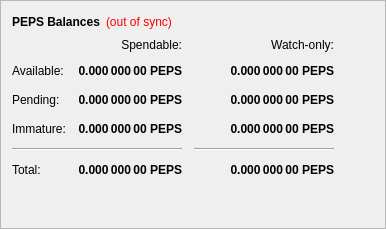
        <widget class="QFrame" name="frame">
         <property name="frameShape">
          <enum>QFrame::StyledPanel</enum>
         </property>
         <property name="frameShadow">
          <enum>QFrame::Raised</enum>
         </property>
         <layout class="QVBoxLayout" name="verticalLayout_4">
          <item>
           <layout class="QHBoxLayout" name="horizontalLayout_4">
            <item>
             <widget class="QLabel" name="label_5">
              <property name="font">
               <font>
                <weight>75</weight>
                <bold>true</bold>
               </font>
              </property>
              <property name="text">
               <string>PEPS Balances</string>
              </property>
             </widget>
            </item>
            <item>
             <widget class="QLabel" name="labelWalletStatus">
              <property name="cursor">
               <cursorShape>WhatsThisCursor</cursorShape>
              </property>
              <property name="toolTip">
               <string>The displayed information may be out of date. Your wallet automatically synchronizes with the Peps network after a connection is established, but this process has not completed yet.</string>
              </property>
              <property name="styleSheet">
               <string notr="true">QLabel { color: red; }</string>
              </property>
              <property name="text">
               <string notr="true">(out of sync)</string>
              </property>
              <property name="alignment">
               <set>Qt::AlignLeading|Qt::AlignLeft|Qt::AlignVCenter</set>
              </property>
             </widget>
            </item>
            <item>
             <spacer name="horizontalSpacer_3">
              <property name="orientation">
               <enum>Qt::Horizontal</enum>
              </property>
              <property name="sizeHint" stdset="0">
               <size>
                <width>40</width>
                <height>20</height>
               </size>
              </property>
             </spacer>
            </item>
           </layout>
          </item>
          <item>
           <layout class="QGridLayout" name="gridLayout">
            <property name="spacing">
             <number>12</number>
            </property>
            <item row="2" column="2">
             <widget class="QLabel" name="labelWatchPending">
              <property name="font">
               <font>
                <weight>75</weight>
                <bold>true</bold>
               </font>
              </property>
              <property name="cursor">
               <cursorShape>IBeamCursor</cursorShape>
              </property>
              <property name="toolTip">
               <string>Unconfirmed transactions to watch-only addresses</string>
              </property>
              <property name="text">
               <string notr="true">0.000 000 00 PEPS</string>
              </property>
              <property name="alignment">
               <set>Qt::AlignRight|Qt::AlignTrailing|Qt::AlignVCenter</set>
              </property>
              <property name="textInteractionFlags">
               <set>Qt::LinksAccessibleByMouse|Qt::TextSelectableByKeyboard|Qt::TextSelectableByMouse</set>
              </property>
             </widget>
            </item>
            <item row="2" column="1">
             <widget class="QLabel" name="labelUnconfirmed">
              <property name="font">
               <font>
                <weight>75</weight>
                <bold>true</bold>
               </font>
              </property>
              <property name="cursor">
               <cursorShape>IBeamCursor</cursorShape>
              </property>
              <property name="toolTip">
               <string>Total of transactions that have yet to be confirmed, and do not yet count toward the spendable balance</string>
              </property>
              <property name="text">
               <string notr="true">0.000 000 00 PEPS</string>
              </property>
              <property name="alignment">
               <set>Qt::AlignRight|Qt::AlignTrailing|Qt::AlignVCenter</set>
              </property>
              <property name="textInteractionFlags">
               <set>Qt::LinksAccessibleByMouse|Qt::TextSelectableByKeyboard|Qt::TextSelectableByMouse</set>
              </property>
             </widget>
            </item>
            <item row="3" column="2">
             <widget class="QLabel" name="labelWatchImmature">
              <property name="font">
               <font>
                <weight>75</weight>
                <bold>true</bold>
               </font>
              </property>
              <property name="cursor">
               <cursorShape>IBeamCursor</cursorShape>
              </property>
              <property name="toolTip">
               <string>Staked or masternode rewards in watch-only addresses that has not yet matured</string>
              </property>
              <property name="text">
               <string notr="true">0.000 000 00 PEPS</string>
              </property>
              <property name="alignment">
               <set>Qt::AlignRight|Qt::AlignTrailing|Qt::AlignVCenter</set>
              </property>
              <property name="textInteractionFlags">
               <set>Qt::LinksAccessibleByMouse|Qt::TextSelectableByKeyboard|Qt::TextSelectableByMouse</set>
              </property>
             </widget>
            </item>
            <item row="4" column="0" colspan="2">
             <widget class="Line" name="lineSpendableBalance">
              <property name="orientation">
               <enum>Qt::Horizontal</enum>
              </property>
             </widget>
            </item>
            <item row="4" column="2">
             <widget class="Line" name="lineWatchBalance">
              <property name="sizePolicy">
               <sizepolicy hsizetype="Preferred" vsizetype="Fixed">
                <horstretch>0</horstretch>
                <verstretch>0</verstretch>
               </sizepolicy>
              </property>
              <property name="minimumSize">
               <size>
                <width>140</width>
                <height>0</height>
               </size>
              </property>
              <property name="orientation">
               <enum>Qt::Horizontal</enum>
              </property>
             </widget>
            </item>
            <item row="5" column="0">
             <widget class="QLabel" name="labelTotalText">
              <property name="text">
               <string>Total:</string>
              </property>
             </widget>
            </item>
            <item row="3" column="1">
             <widget class="QLabel" name="labelImmature">
              <property name="font">
               <font>
                <weight>75</weight>
                <bold>true</bold>
               </font>
              </property>
              <property name="cursor">
               <cursorShape>IBeamCursor</cursorShape>
              </property>
              <property name="toolTip">
               <string>Staked or masternode rewards that has not yet matured</string>
              </property>
              <property name="text">
               <string notr="true">0.000 000 00 PEPS</string>
              </property>
              <property name="alignment">
               <set>Qt::AlignRight|Qt::AlignTrailing|Qt::AlignVCenter</set>
              </property>
              <property name="textInteractionFlags">
               <set>Qt::LinksAccessibleByMouse|Qt::TextSelectableByKeyboard|Qt::TextSelectableByMouse</set>
              </property>
             </widget>
            </item>
            <item row="2" column="3">
             <spacer name="horizontalSpacer_2">
              <property name="orientation">
               <enum>Qt::Horizontal</enum>
              </property>
              <property name="sizeHint" stdset="0">
               <size>
                <width>40</width>
                <height>20</height>
               </size>
              </property>
             </spacer>
            </item>
            <item row="3" column="0">
             <widget class="QLabel" name="labelImmatureText">
              <property name="text">
               <string>Immature:</string>
              </property>
             </widget>
            </item>
            <item row="5" column="1">
             <widget class="QLabel" name="labelTotal">
              <property name="font">
               <font>
                <weight>75</weight>
                <bold>true</bold>
               </font>
              </property>
              <property name="cursor">
               <cursorShape>IBeamCursor</cursorShape>
              </property>
              <property name="toolTip">
               <string>Your current total balance</string>
              </property>
              <property name="text">
               <string notr="true">0.000 000 00 PEPS</string>
              </property>
              <property name="alignment">
               <set>Qt::AlignRight|Qt::AlignTrailing|Qt::AlignVCenter</set>
              </property>
              <property name="textInteractionFlags">
               <set>Qt::LinksAccessibleByMouse|Qt::TextSelectableByKeyboard|Qt::TextSelectableByMouse</set>
              </property>
             </widget>
            </item>
            <item row="5" column="2">
             <widget class="QLabel" name="labelWatchTotal">
              <property name="font">
               <font>
                <weight>75</weight>
                <bold>true</bold>
               </font>
              </property>
              <property name="cursor">
               <cursorShape>IBeamCursor</cursorShape>
              </property>
              <property name="toolTip">
               <string>Current total balance in watch-only addresses</string>
              </property>
              <property name="text">
               <string notr="true">0.000 000 00 PEPS</string>
              </property>
              <property name="alignment">
               <set>Qt::AlignRight|Qt::AlignTrailing|Qt::AlignVCenter</set>
              </property>
              <property name="textInteractionFlags">
               <set>Qt::LinksAccessibleByMouse|Qt::TextSelectableByKeyboard|Qt::TextSelectableByMouse</set>
              </property>
             </widget>
            </item>
            <item row="0" column="2">
             <widget class="QLabel" name="labelWatchonly">
              <property name="text">
               <string>Watch-only:</string>
              </property>
              <property name="alignment">
               <set>Qt::AlignRight|Qt::AlignTrailing|Qt::AlignVCenter</set>
              </property>
             </widget>
            </item>
            <item row="1" column="0">
             <widget class="QLabel" name="labelBalanceText">
              <property name="text">
               <string>Available:</string>
              </property>
             </widget>
            </item>
            <item row="1" column="1">
             <widget class="QLabel" name="labelBalance">
              <property name="font">
               <font>
                <weight>75</weight>
                <bold>true</bold>
               </font>
              </property>
              <property name="cursor">
               <cursorShape>IBeamCursor</cursorShape>
              </property>
              <property name="toolTip">
               <string>Your current spendable balance</string>
              </property>
              <property name="text">
               <string notr="true">0.000 000 00 PEPS</string>
              </property>
              <property name="alignment">
               <set>Qt::AlignRight|Qt::AlignTrailing|Qt::AlignVCenter</set>
              </property>
              <property name="textInteractionFlags">
               <set>Qt::LinksAccessibleByMouse|Qt::TextSelectableByKeyboard|Qt::TextSelectableByMouse</set>
              </property>
             </widget>
            </item>
            <item row="1" column="2">
             <widget class="QLabel" name="labelWatchAvailable">
              <property name="font">
               <font>
                <weight>75</weight>
                <bold>true</bold>
               </font>
              </property>
              <property name="cursor">
               <cursorShape>IBeamCursor</cursorShape>
              </property>
              <property name="toolTip">
               <string>Your current balance in watch-only addresses</string>
              </property>
              <property name="text">
               <string notr="true">0.000 000 00 PEPS</string>
              </property>
              <property name="alignment">
               <set>Qt::AlignRight|Qt::AlignTrailing|Qt::AlignVCenter</set>
              </property>
              <property name="textInteractionFlags">
               <set>Qt::LinksAccessibleByMouse|Qt::TextSelectableByKeyboard|Qt::TextSelectableByMouse</set>
              </property>
             </widget>
            </item>
            <item row="2" column="0">
             <widget class="QLabel" name="labelPendingText">
              <property name="text">
               <string>Pending:</string>
              </property>
             </widget>
            </item>
            <item row="0" column="1">
             <widget class="QLabel" name="labelSpendable">
              <property name="text">
               <string>Spendable:</string>
              </property>
              <property name="alignment">
               <set>Qt::AlignRight|Qt::AlignTrailing|Qt::AlignVCenter</set>
              </property>
             </widget>
            </item>
           </layout>
          </item>
          <item>
           <spacer name="verticalSpacer_4">
            <property name="orientation">
             <enum>Qt::Vertical</enum>
            </property>
            <property name="sizeHint" stdset="0">
             <size>
              <width>20</width>
              <height>40</height>
             </size>
            </property>
           </spacer>
          </item>
         </layout>
        </widget>
